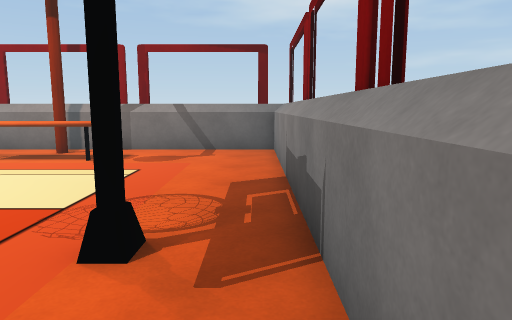
view 1 (above)

16 first-person views from a walk through a 3-D level made in the Unity game engine. The camera is 1.4 m above the floor, tilts 8° down and sees 70° across. The floor is counted in squares, 1 m on a side. Each view is taken from the middle of a square. On the plan, view 1 faces up. The plan holds only what a view shows up to about 16 squares ahead; the rest is blank. The place goes on beyond the plan. The player is left out. Some surface patterns are stand-ins.

view 2
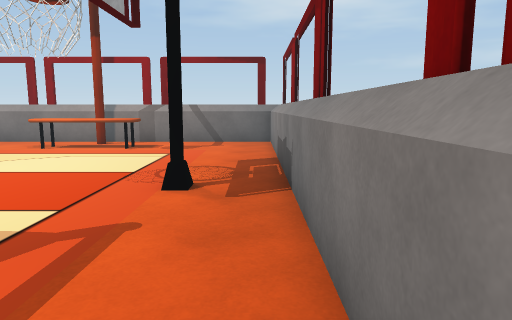

view 3
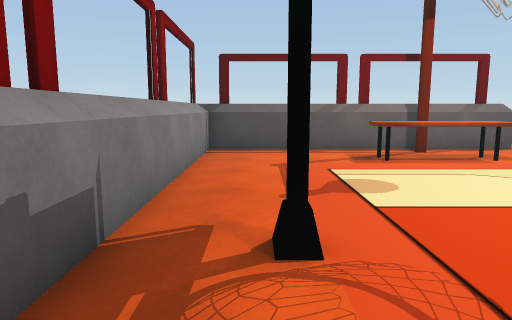

view 4
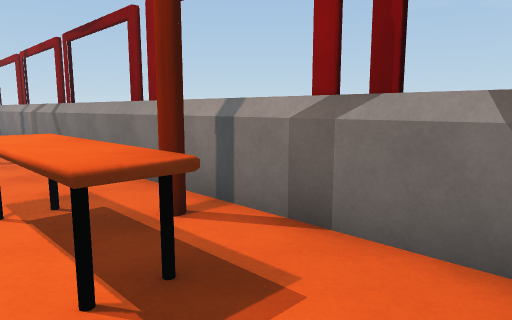

view 5
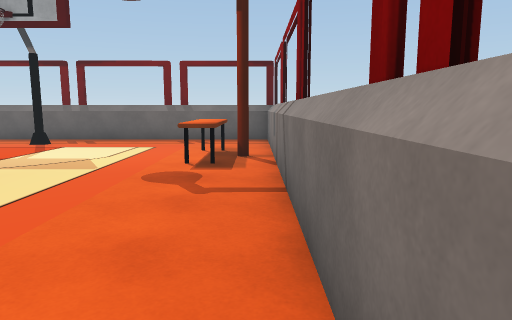

view 6
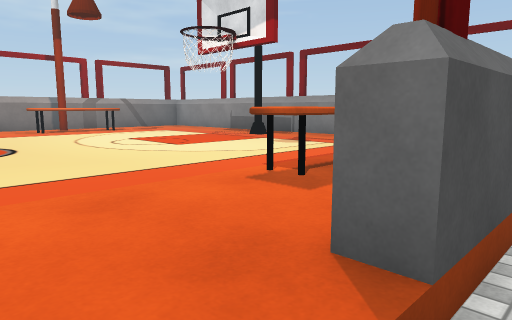

view 7
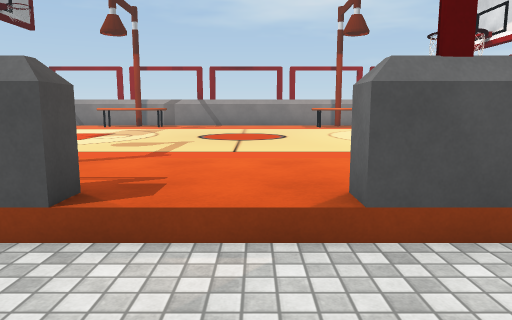

view 8
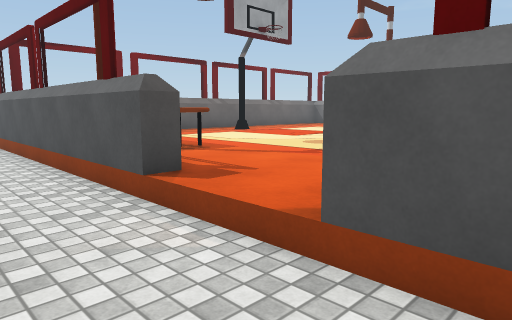

view 9
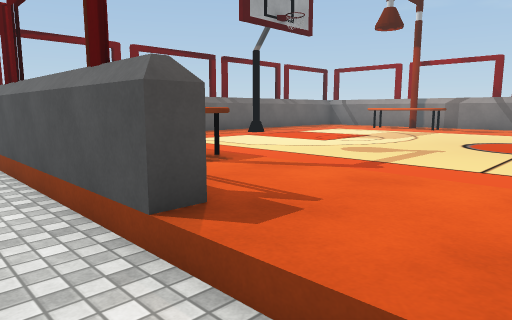

view 10
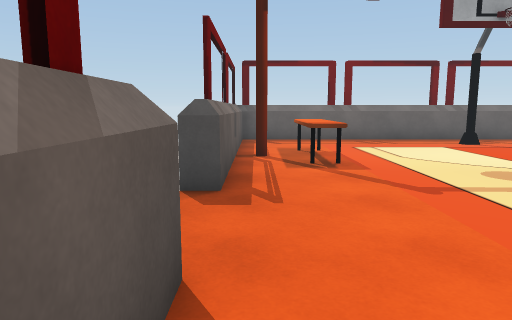

view 11
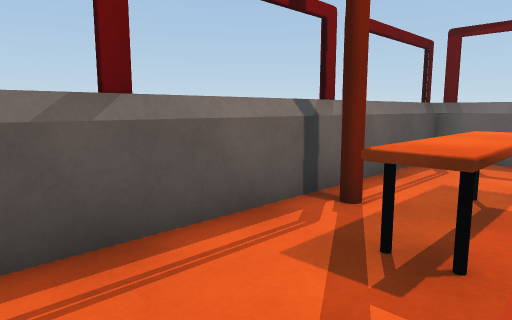

view 12
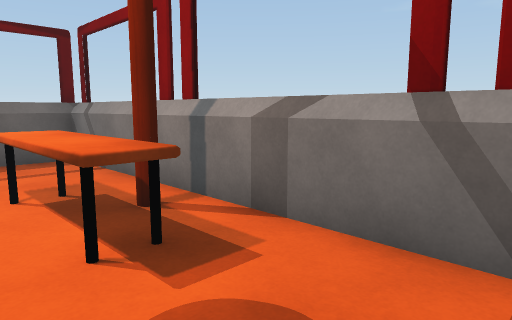

view 13
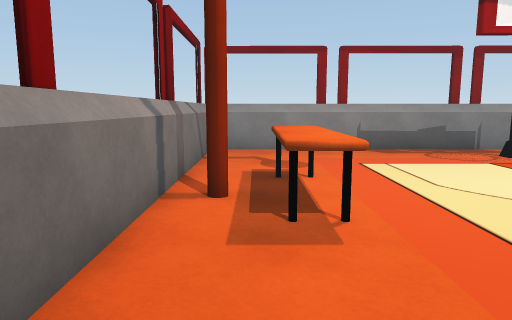

view 14
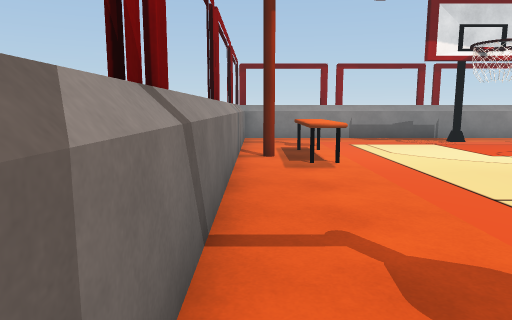

view 15
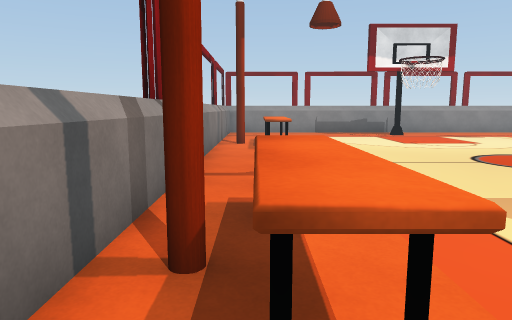

view 16
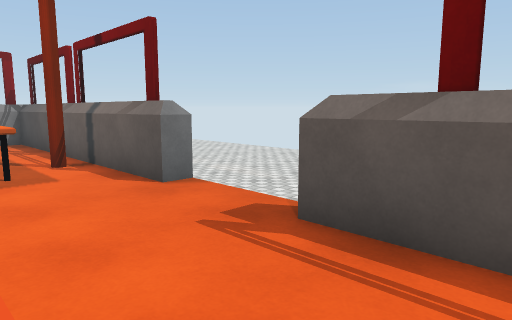

### Floor plan
Key: @ floor where view 1 was taken; # wall or solid block; x gap in a wall; . main floor; - floor 0.5 m lower than the main floor; ^ raised ledge; P pole.
Columns run from 22 left of view 1 to 1 right of it. Each row starts with its distance up from view 1.
 13 ########################
 12 ....x...........x......#
 11 ...^^^^.........x......#
 10 ...^^^^.......^^^^^....#
  9 .......................#
  8 .......................#
  7 .......................#
  6 .......................#
  5 .......................#
  4 .......................#
  3 .#................ ..P.#
  2 .......................#
  1 .......................#
  0 ......................@#
 -1 .......................#
 -2 .......................#
 -3 ...^^^^.......^^^^^....#
 -4 ....x...........x......#
 -5 ....#...........#......#
 -6 #########....###########
 -7  --------------
 -8       ----------
 -9            ------
-10            -------
-11              ------
-12               -----
-13                ---

Positions as (right, up) in squares from view 1, and headings:
1: (0, 0), facing up
2: (0, -3), facing up
3: (-1, 7), facing down
4: (-2, 9), facing up-left
5: (-7, 12), facing left
6: (-12, -7), facing up-right
7: (-11, -10), facing up
8: (-8, -9), facing up-left
9: (-10, -8), facing up-left
10: (-7, -5), facing left
11: (-13, -2), facing down-left
12: (-13, 9), facing up-left
13: (-12, 11), facing right
14: (-17, 12), facing right
15: (-21, 11), facing right
16: (-16, -2), facing down-right
